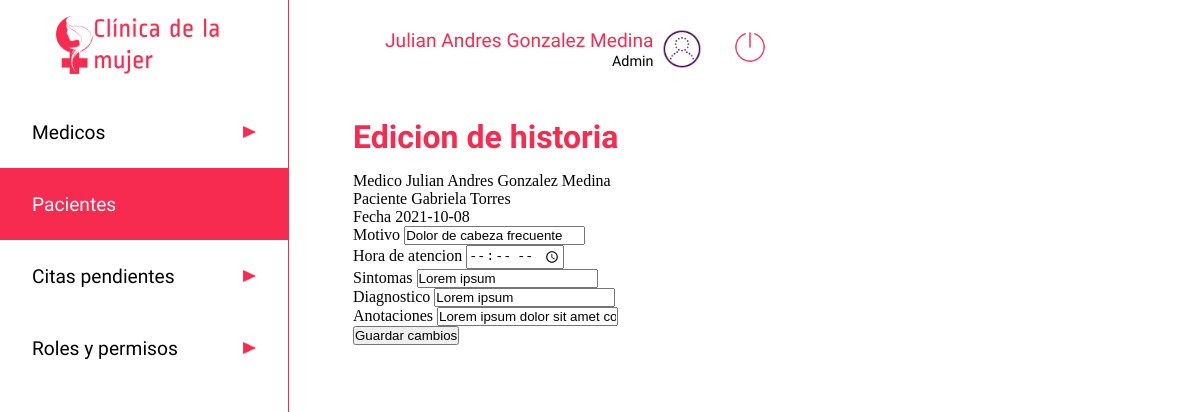
Page /historia-clinica/2/editar (signed in) on the earlier database version.
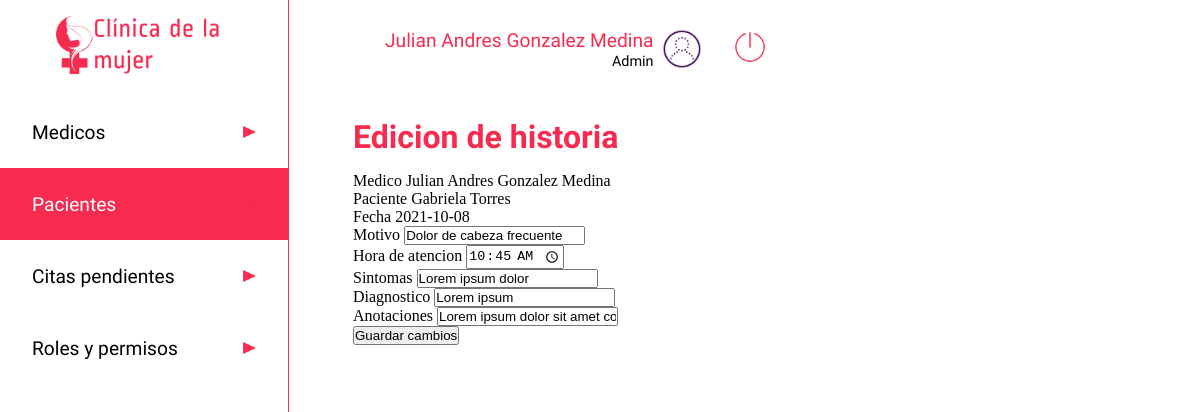
Same page on the later database version.
### app.py (models this page shows)
class citas(db.Model):
    __tablename__ = 'citas'
    cita_id=db.Column(db.Integer, primary_key=True)
    medico_id = db.Column(db.Integer, nullable=False)
    paciente_id = db.Column(db.Integer, nullable=False)
    fecha = db.Column(db.String)
    motivo = db.Column(db.String(500))
    estado = db.Column(db.Boolean)
    hora_atencion = db.Column(db.String)
    sintomas = db.Column(db.String)
    diagnostico = db.Column(db.String)
    anotaciones = db.Column(db.String)
    calificacion = db.Column(db.Integer)
    calificacion_obs = db.Column(db.String)

### app.py (the view, shortened to what this page needs)
@app.route('/historia-clinica/<cita>/editar', methods=['GET', 'POST'])
def edit_historia(cita):
    if 'usuarioIngresado' in session:
        citass = citas.query.filter_by(cita_id=cita).first()
        medicos = users.query.filter_by(rol='medico')
        pacientes = users.query.filter_by(rol='paciente')
        usuario = users.query.filter_by(cedula=int(session['usuarioIngresado'])).first()
        return render('edithistoria.html', row=usuario, data=citass, listamedicos=medicos, listapacientes=pacientes)
    else:
        return render('acceso-denegado.html')

### templates/edithistoria.html (shortened to what this page needs)
<!DOCTYPE html>
<html lang="es">
<head>
    <link rel="stylesheet" type="text/css" href="{{ url_for('static', filename='css/stylelist.css')}}">
</head>
<body>
    <header class="header">
        <a href="/dashboard" type="button" class="btn"><img src="{{ url_for('static', filename='images/iconoclinica.png')}}" class="logo" alt="Clinica de la mujer"></a>
        <nav>
            <ul class="menu">
                <li class="menuitems"><a href="/medico" class="menulink"><span>Medicos</span><img src="{{ url_for('static', filename='images/triangulo.png')}}" class="flecha" alt=""></a></li>
                <li class="menuitems"><a href="/paciente" class="menuselect"><span>Pacientes</span><img src="{{ url_for('static', filename='images/triangulo.png')}}" class="flecha" alt=""></a></li>
                <li class="menuitems"><a href="/listado-citas" class="menulink"><span>Citas pendientes</span><img src="{{ url_for('static', filename='images/triangulo.png')}}" class="flecha" alt=""></a></li>
                <li class="menuitems"><a href="/roles" class="menulink"><span>Roles y permisos</span><img src="{{ url_for('static', filename='images/triangulo.png')}}" class="flecha" alt=""></a></li>
            </ul>
        </nav>
    </header>
    <main class="main">
        <div class="searchuser">
            <div>
                <div class="perfil">
                    <div>
                        <span class="nameuser">{{ row ['nombre'] }} {{ row ['apellido'] }}</span><br>
                        <span class="roluser">Admin</span>
                    </div>
                    <img src="{{ url_for('static', filename='images/test_account_100px.png')}}"  class="profile" alt="">
                    <a href="/logout" type="button" class="btn"><img src="{{ url_for('static', filename='images/off.png')}}" class="logout" alt="Cerrar sesion"></a>
                </div>
            </div>
        </div>
        <div class="cuerpo">
            <h1 class="titulo"><span style="color:#F72B50">Edicion de historia</h1>
            <form action="/historia-clinica/{{ data.cita_id }}/editar" method="POST">
                <span>Medico </span>
                {% for l in listamedicos %}
                    {% if data.medico_id == l.cedula%}
                        <span>{{l.nombre}} {{l.apellido}}</span> <br>
                    {% endif%}
                {% endfor %}
                <span>Paciente </span>
                {% for l in listapacientes %}
                    {% if data.paciente_id == l.cedula%}
                        <span>{{l.nombre}} {{l.apellido}}</span> <br>
                    {% endif%}
                {% endfor %}
                <span>Fecha </span>{{ data.fecha }}<br>
                <span>Motivo </span><input class="textfield" type="textarea" name="motivo" value="{{ data.motivo }}"> <br>
                <span>Hora de atencion </span><input class="textfield" type="time" name="hora_atencion" value="{{ data.hora_atencion }}"> <br>
                <span>Sintomas </span><input class="textfield" type="textarea" name="sintomas" value="{{ data.sintomas }}"> <br>
                <span>Diagnostico </span><input class="textfield" type="textarea" name="diagnostico" value="{{ data.diagnostico }}"> <br>
                <span>Anotaciones </span><input class="textfield" type="textarea" name="anotaciones" value="{{ data.anotaciones }}"> <br>
                <input class="boton__registro" type="submit" value="Guardar cambios"> <br>
            </form>
    </main>
</body>
</html>

Differences in the rows shown:
changed citas "Dolor de cabeza frecuente": hora_atencion (not shown) → "10:45"; sintomas "Lorem ipsum" → "Lorem ipsum dolor"
